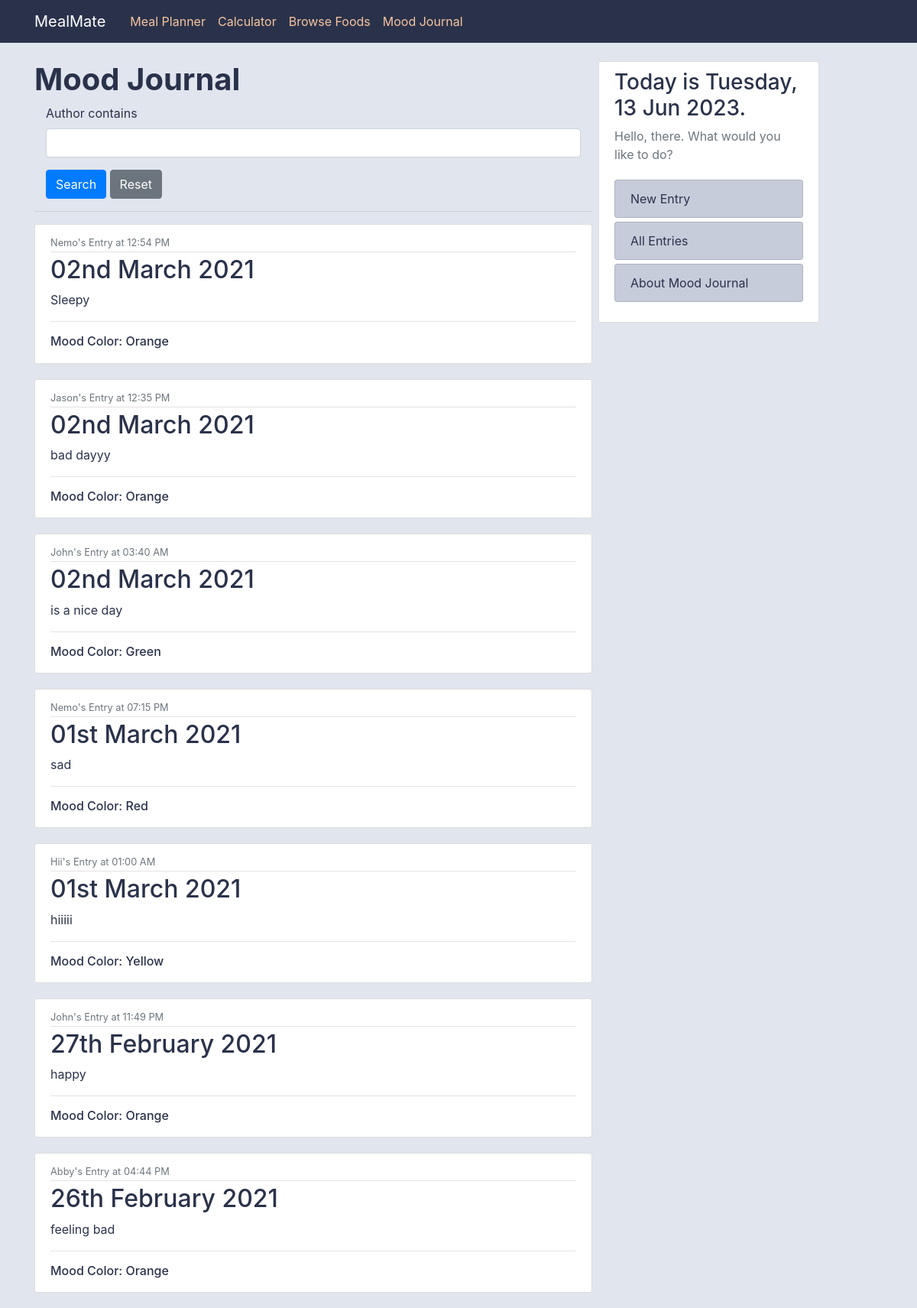
Page /moodjournal/ on the committed database.
### moodjournal/models.py (models this page shows)
class Entry(models.Model):
    happiness = models.PositiveSmallIntegerField(validators=[MaxValueValidator(10)])
    energy = models.PositiveSmallIntegerField(validators=[MaxValueValidator(10)])
    hunger = models.PositiveSmallIntegerField(validators=[MaxValueValidator(10)])
    calmness = models.PositiveSmallIntegerField(validators=[MaxValueValidator(10)])
    health = models.PositiveSmallIntegerField(validators=[MaxValueValidator(10)])
    journal = models.TextField()
    date_posted = models.DateTimeField(auto_now_add=True) # Automated date and time.
    author = models.CharField(max_length=15, default='Anonymous') # User input name.
    moodcolor = models.CharField(max_length=10, null=True) # Moodcolor field.
    @property
    def moodcolor(self):
        score = (self.happiness + self.energy + self.hunger + self.calmness + self.health)/5
        moodcolor = ''
        if score >= 0 and score < 2:
            moodcolor = 'Red'
        elif score >= 2 and score < 4:
            moodcolor = 'Orange'
        elif score >= 4 and score < 6:
            moodcolor = 'Yellow'
        elif score >= 6 and score < 8:
            moodcolor = 'Green'
        elif score >= 8 and score < 10:
            moodcolor = 'Blue'
        return moodcolor

### moodjournal/views.py (the view)
# urls.py: path('', EntryListView.as_view(), name='moodjournal-home'), # The homepage of moodjournal
class EntryListView(ListView):
    model = Entry
    template_name = 'moodjournal/home.html'  # <app>/<model>_<viewtype>
    context_object_name = 'entries'
    ordering = ['-date_posted']
    def get_context_data(self, **kwargs):
        context = super().get_context_data(**kwargs)
        context['filter'] = EntryFilter(self.request.GET, queryset=self.get_queryset())
        return context

### moodjournal/templates/moodjournal/home.html
{% extends "moodjournal/base.html" %}
{% load crispy_forms_tags %}
{% block content %}
<h1 style="font-weight: bold">Mood Journal</h1>
<div class="col">
	<form method="GET">
		{{ filter.form|crispy }}
		<button type="submit" class="btn btn-primary">Search</button>
		<a href="{% url 'moodjournal-home' %}"><button type="button" class="btn btn-secondary">Reset</button></a>
	</form>
</div>
<hr>
{% for entry in filter.qs %}
<article class="media content-section">
	<div class="media-body">
		<div class="entry-metadata">
			<small class="text-muted"
				>{{ entry.author }}'s Entry at {{ entry.date_posted|date:"h:i A"}}</small
			>
		</div>
		<h2>
			<a class="entry-title" href="{% url 'entry-detail' entry.id %}"
				>{{ entry.date_posted|date:"dS F Y" }}</a
			>
		</h2>
		<p class="entry-content">{{ entry.journal }}</p>
		<hr />
		<h4>Mood Color: {{ entry.moodcolor }}</h4>
	</div>
</article>
{% endfor %}
{% endblock content %}

### moodjournal/templates/moodjournal/base.html (shortened to what this page needs)
{% load static %}
<!DOCTYPE html>
<html>
<head>
    <link rel="stylesheet" href="https://maxcdn.bootstrapcdn.com/bootstrap/4.0.0/css/bootstrap.min.css">
    <link  rel="stylesheet" type="text/css" href="{% static 'moodjournal/main.css' %}">
</head>
<body>
    <header class="site-header">
        <nav class="navbar navbar-expand-md navbar-dark bg-steel fixed-top">
            <div class="container">
                <a class="navbar-brand mr-4" href="{% url 'mealmate-mealplan' %}">MealMate</a>
                <div class="collapse navbar-collapse" id="navbarToggle">
                    <div class="navbar-nav">
                    <a class="nav-item nav-link" href="{% url 'mealmate-mealplan' %}">Meal Planner</a>
                    <a class="nav-item nav-link" href="{% url 'Calculator:Calculator-home' %}">Calculator</a>
                    <a class="nav-item nav-link" href="{% url 'display_sortfoods' %}">Browse Foods</a>
                    <a class="nav-item nav-link" href="{% url 'moodjournal-home' %}">Mood Journal</a>
                    </div>
                </div>
            </div>
        </nav>
    </header>
    <main role="main" class="container">
        <div class="row">
        <div class="col-md-8">
            {% block content %}{% endblock %}
        </div>
        <div class="col-md-4 fixed">
            <div class="content-section">
                <h3>Today is {% now "l" %},<br>{% now "d M Y" %}.</h3>
                <p class='text-muted'>Hello, there. What would you like to do?
                    <ul class="list-group">
                    <a class="sidebar-button" href="{% url 'entry-create' %}"><li class="list-group-item list-group-item-light">New Entry</li></a>
                    <a class="sidebar-button" href="{% url 'moodjournal-home' %}"><li class="list-group-item list-group-item-light">All Entries</li></a>
                    <a class="sidebar-button" href="{% url 'moodjournal-about' %}"><li class="list-group-item list-group-item-light">About Mood Journal</li></a>
                    </ul>
                </p>
            </div>
        </div>
        </div>
    </main>
</body>
</html>

### moodjournal/static/moodjournal/main.css (style rules this page uses)
body { background: #e1e5ee; color: #2a324b; margin-top: 5rem; }
h1, h2, h3, h4, h5, h6, p { color: #2a324b; }
h4 { font-size: medium; }
ul { margin: 0; }
.bg-steel { background-color: #2a324b; }
.site-header .navbar-nav .nav-link { color: #f7c59f; }
.list-group-item { background-color: #c7ccdb; color: #2a324b; margin: 5px 0px 5px 0px; }
.fixed { position: fixed; padding-right: 8%; left: 64%; }
.content-section { background: #ffffff; padding: 10px 20px; border: 1px solid #dddddd; border-radius: 3px; margin-bottom: 20px; }
.entry-title { color: #2a324b; }
.entry-content { white-space: pre-line; }
.entry-metadata { padding-bottom: 1px; margin-bottom: 4px; border-bottom: 1px solid #e3e3e3; }

### rows in the picture
Entry: author "Nemo", date_posted "12:54 PM", date_posted "02nd March 2021", journal "Sleepy", moodcolor "Orange"
Entry: author "Jason", date_posted "12:35 PM", date_posted "02nd March 2021", journal "bad dayyy", moodcolor "Orange"
Entry: author "John", date_posted "03:40 AM", date_posted "02nd March 2021", journal "is a nice day", moodcolor "Green"
Entry: author "Nemo", date_posted "07:15 PM", date_posted "01st March 2021", journal "sad", moodcolor "Red"
Entry: author "Hii", date_posted "01:00 AM", date_posted "01st March 2021", journal "hiiiii", moodcolor "Yellow"
Entry: author "John", date_posted "11:49 PM", date_posted "27th February 2021", journal "happy", moodcolor "Orange"
Entry: author "Abby", date_posted "04:44 PM", date_posted "26th February 2021", journal "feeling bad", moodcolor "Orange"
